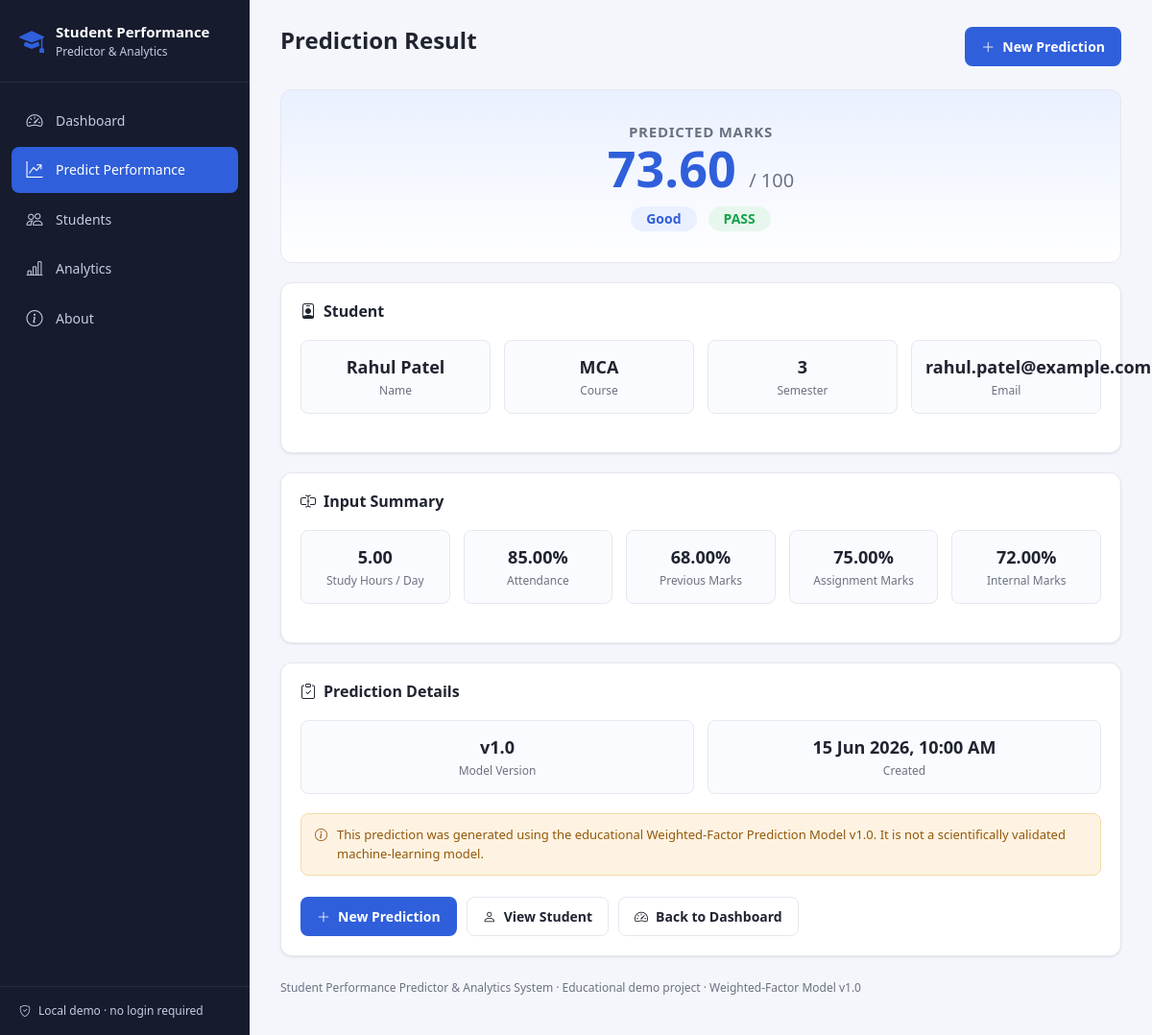
Page /result.php?id=3 on the committed database.
### tables this page shows
CREATE TABLE student_performance (
    id INT AUTO_INCREMENT PRIMARY KEY,

    student_id INT NOT NULL,
    semester INT NOT NULL,

    study_hours_per_day DECIMAL(4,2)
        CHECK (study_hours_per_day BETWEEN 0 AND 24),

    attendance DECIMAL(5,2)
        CHECK (attendance BETWEEN 0 AND 100),

    previous_marks DECIMAL(5,2)
        CHECK (previous_marks BETWEEN 0 AND 100),

    assignment_marks DECIMAL(5,2)
        CHECK (assignment_marks BETWEEN 0 AND 100),

    internal_marks DECIMAL(5,2)
        CHECK (internal_marks BETWEEN 0 AND 100),

    predicted_marks DECIMAL(5,2)
        CHECK (predicted_marks BETWEEN 0 AND 100),

    performance ENUM('Excellent', 'Good', 'Average', 'Poor') DEFAULT NULL,

    result ENUM('Pass', 'Fail') DEFAULT NULL,

    model_version VARCHAR(20) DEFAULT NULL,

    created_at TIMESTAMP DEFAULT CURRENT_TIMESTAMP,
    updated_at TIMESTAMP DEFAULT CURRENT_TIMESTAMP ON UPDATE CURRENT_TIMESTAMP,

    FOREIGN KEY (student_id) REFERENCES students(id) ON DELETE CASCADE,

    INDEX idx_performance (performance),
    INDEX idx_result (result),
    INDEX idx_student_semester (student_id, semester),
    INDEX idx_created_at (created_at)
);

CREATE TABLE students (
    id INT AUTO_INCREMENT PRIMARY KEY,
    name VARCHAR(100) NOT NULL,
    email VARCHAR(100) UNIQUE,
    course_id INT,
    semester INT CHECK (semester BETWEEN 1 AND 12),

    FOREIGN KEY (course_id) REFERENCES courses(id)
);

CREATE TABLE courses (
    id INT AUTO_INCREMENT PRIMARY KEY,
    course_name VARCHAR(50) NOT NULL UNIQUE
);

### includes/functions.php (called while the page is built, shortened)
<?php
function h($value)
{
    return htmlspecialchars((string) $value, ENT_QUOTES, 'UTF-8');
}
function badgeClass(string $status): string
{
    $map = [
        'Excellent' => 'badge badge-excellent',
        'Good'      => 'badge badge-good',
        'Average'   => 'badge badge-average',
        'Poor'      => 'badge badge-poor',
        'Pass'      => 'badge badge-pass',
        'Fail'      => 'badge badge-fail',
    ];
    return $map[$status] ?? 'badge';
}

### result.php (the view, shortened to what this page needs)
<?php
require_once __DIR__ . '/includes/header.php';
$id = filter_input(INPUT_GET, 'id', FILTER_VALIDATE_INT);
$record = null;
if ($id !== false && $id !== null && $id > 0) {
    $stmt = $pdo->prepare("
        SELECT sp.*, s.name AS student_name, s.email AS student_email, c.course_name
        FROM student_performance sp
        JOIN students s ON s.id = sp.student_id
        LEFT JOIN courses c ON c.id = s.course_id
        WHERE sp.id = ?
    ");
    $stmt->execute([$id]);
    $record = $stmt->fetch();
}
require_once __DIR__ . '/includes/sidebar.php';
?>
<main class="main-content">
    <?php $pageDescription = ''; require_once __DIR__ . '/includes/navbar.php'; ?>
    <?php if (!$record): ?>
        <div class="card-box">
            <div class="empty-state">
                <i class="bi bi-exclamation-triangle"></i>
                Prediction record not found. It may have been deleted, or the link is invalid.
            </div>
            <div class="form-actions" style="justify-content:center;">
                <a href="predict.php" class="btn btn-primary-solid">New Prediction</a>
                <a href="index.php" class="btn btn-outline">Back to Dashboard</a>
            </div>
        </div>
    <?php else: ?>
        <div class="result-hero">
            <div class="hint" style="text-transform:uppercase; letter-spacing:.05em; color:var(--text-muted); font-weight:600;">
                Predicted Marks
            </div>
            <div class="result-score"><?= h($record['predicted_marks']) ?> <span>/ 100</span></div>
            <div class="result-badges">
                <span class="<?= badgeClass($record['performance']) ?>"><?= h($record['performance']) ?></span>
                <span class="<?= badgeClass($record['result']) ?>"><?= strtoupper(h($record['result'])) ?></span>
            </div>
        </div>
        <div class="card-box" style="margin-bottom:20px;">
            <h2 class="section-title"><i class="bi bi-person-badge"></i> Student</h2>
            <div class="summary-grid">
                <div class="summary-item">
                    <div class="value"><?= h($record['student_name']) ?></div>
                    <div class="label">Name</div>
                </div>
                <div class="summary-item">
                    <div class="value"><?= h($record['course_name'] ?? '—') ?></div>
                    <div class="label">Course</div>
                </div>
                <div class="summary-item">
                    <div class="value"><?= h($record['semester']) ?></div>
                    <div class="label">Semester</div>
                </div>
                <div class="summary-item">
                    <div class="value"><?= h($record['student_email'] ?? '—') ?></div>
                    <div class="label">Email</div>
                </div>
            </div>
        </div>
        <div class="card-box" style="margin-bottom:20px;">
            <h2 class="section-title"><i class="bi bi-input-cursor-text"></i> Input Summary</h2>
            <div class="summary-grid">
                <div class="summary-item">
                    <div class="value"><?= h($record['study_hours_per_day']) ?></div>
                    <div class="label">Study Hours / Day</div>
                </div>
                <div class="summary-item">
                    <div class="value"><?= h($record['attendance']) ?>%</div>
                    <div class="label">Attendance</div>
                </div>
                <div class="summary-item">
                    <div class="value"><?= h($record['previous_marks']) ?>%</div>
                    <div class="label">Previous Marks</div>
                </div>
                <div class="summary-item">
                    <div class="value"><?= h($record['assignment_marks']) ?>%</div>
                    <div class="label">Assignment Marks</div>
                </div>
                <div class="summary-item">
                    <div class="value"><?= h($record['internal_marks']) ?>%</div>
                    <div class="label">Internal Marks</div>
                </div>
            </div>
        </div>
        <div class="card-box">
            <h2 class="section-title"><i class="bi bi-clipboard-check"></i> Prediction Details</h2>
            <div class="summary-grid">
                <div class="summary-item">
                    <div class="value"><?= h($record['model_version']) ?></div>
                    <div class="label">Model Version</div>
                </div>
                <div class="summary-item">
                    <div class="value"><?= h(date('d M Y, h:i A', strtotime($record['created_at']))) ?></div>
                    <div class="label">Created</div>
                </div>
            </div>
            <div class="disclaimer-box">
                <i class="bi bi-info-circle"></i>
                <span>This prediction was generated using the educational Weighted-Factor Prediction Model <?= h($record['model_version']) ?>. It is not a scientifically validated machine-learning model.</span>
            </div>
            <div class="form-actions">
                <a href="predict.php" class="btn btn-primary-solid"><i class="bi bi-plus-lg"></i> New Prediction</a>
                <a href="student_view.php?id=<?= (int) $record['student_id'] ?>" class="btn btn-outline"><i class="bi bi-person"></i> View Student</a>
                <a href="index.php" class="btn btn-outline"><i class="bi bi-speedometer2"></i> Back to Dashboard</a>
            </div>
        </div>
    <?php endif; ?>
<?php require_once __DIR__ . '/includes/footer.php'; ?>

### style.css (style rules this page uses)
:root { --primary: #2f5fdb; --primary-dark: #23429e; --primary-light: #eaf0ff; --secondary: #6b7280; --success: #16a34a; --success-light: #e8f7ee; --danger: #dc2626; --danger-light: #fdecec; --warning: #d97706; --warning-light: #fef3e2; --info: #0891b2; --info-light: #e3f6f9; --background: #f4f6fb; --surface: #ffffff; --border: #e5e8f0; --text: #1f2430; --text-muted: #6b7280; --sidebar-bg: #161b2e; --sidebar-bg-hover: #232a44; --sidebar-text: #c7cbe0; --sidebar-text-active: #ffffff; --radius: 12px; --radius-sm: 8px; --shadow: 0 1px 3px rgba(16, 24, 40, 0.06), 0 1px 2px rgba(16, 24, 40, 0.04); --shadow-md: 0 4px 12px rgba(16, 24, 40, 0.08); --sidebar-width: 260px; }
* { box-sizing: border-box; }
body { margin: 0; font-family: 'Segoe UI', Roboto, -apple-system, BlinkMacSystemFont, sans-serif; background: var(--background); color: var(--text); font-size: 15px; line-height: 1.5; }
a { text-decoration: none; color: inherit; }
.main-content { margin-left: var(--sidebar-width); flex: 1; padding: 28px 32px 8px; min-width: 0; }
.btn-primary-solid, .btn-outline, .btn-danger-solid, .btn-plain { display: inline-flex; align-items: center; gap: 8px; padding: 9px 16px; border-radius: var(--radius-sm); font-size: 14px; font-weight: 600; border: 1px solid transparent; cursor: pointer; white-space: nowrap; }
.btn-primary-solid { background: var(--primary); color: #fff; }
.btn-outline { background: #fff; border-color: var(--border); color: var(--text); }
.card-box { background: var(--surface); border-radius: var(--radius); box-shadow: var(--shadow); padding: 20px; border: 1px solid var(--border); }
.section-title { font-size: 16px; font-weight: 700; margin: 0 0 14px; display: flex; align-items: center; gap: 8px; }
.badge { display: inline-block; padding: 4px 10px; border-radius: 999px; font-size: 12px; font-weight: 600; }
.badge-good { background: var(--primary-light); color: var(--primary); }
.badge-pass { background: var(--success-light); color: var(--success); }
.form-actions { display: flex; gap: 10px; margin-top: 22px; flex-wrap: wrap; }
.result-hero { text-align: center; padding: 32px 20px; border-radius: var(--radius); background: linear-gradient(180deg, var(--primary-light), #fff); border: 1px solid var(--border); margin-bottom: 20px; }
.result-score { font-size: 52px; font-weight: 800; color: var(--primary); line-height: 1; }
.result-score span { font-size: 20px; color: var(--text-muted); font-weight: 500; }
.result-badges { display: flex; justify-content: center; gap: 12px; margin-top: 14px; flex-wrap: wrap; }
.result-badges .badge { font-size: 14px; padding: 6px 16px; }
.summary-grid { display: grid; grid-template-columns: repeat(auto-fit, minmax(150px, 1fr)); gap: 14px; margin: 20px 0; }
.summary-item { background: #fafbff; border: 1px solid var(--border); border-radius: var(--radius-sm); padding: 14px; text-align: center; }
.summary-item .value { font-size: 18px; font-weight: 700; }
.summary-item .label { font-size: 12px; color: var(--text-muted); margin-top: 2px; }
.disclaimer-box { background: var(--warning-light); color: #92580a; border: 1px solid #f4dba7; border-radius: var(--radius-sm); padding: 12px 14px; font-size: 13px; margin-top: 18px; display: flex; gap: 10px; }

### rows in the picture
student_performance: predicted_marks "73.60", performance "Good", result "PASS", student.name "Rahul Patel", courses.course_name "MCA", semester "3", student.email "rahul.patel@example.com", study_hours_per_day "5.00", attendance "85.00", previous_marks "68.00", assignment_marks "75.00", internal_marks "72.00", model_version "v1.0", created_at "15 Jun 2026, 10:00 AM"

### other values in the picture
$label "Dashboard Predict Performance Students Analytics About"
$pageTitle "Prediction Result"
MODEL_VERSION "v1.0"
